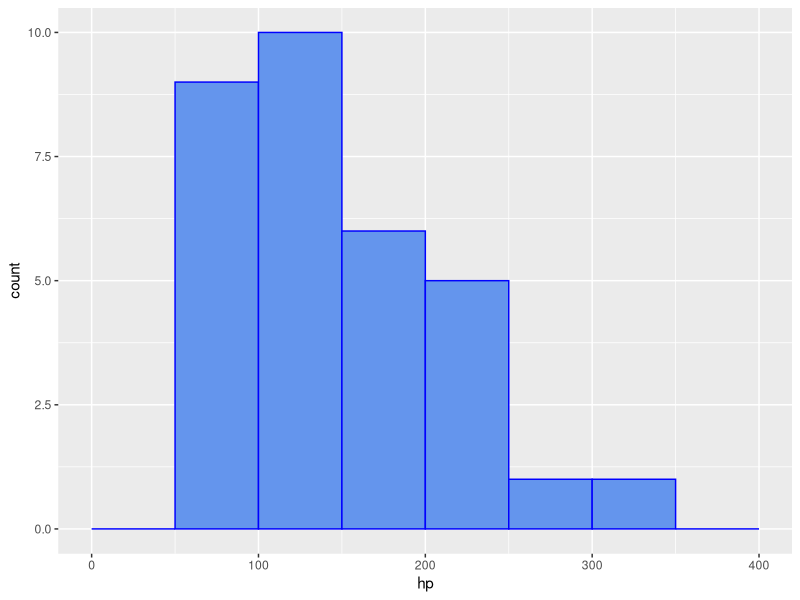
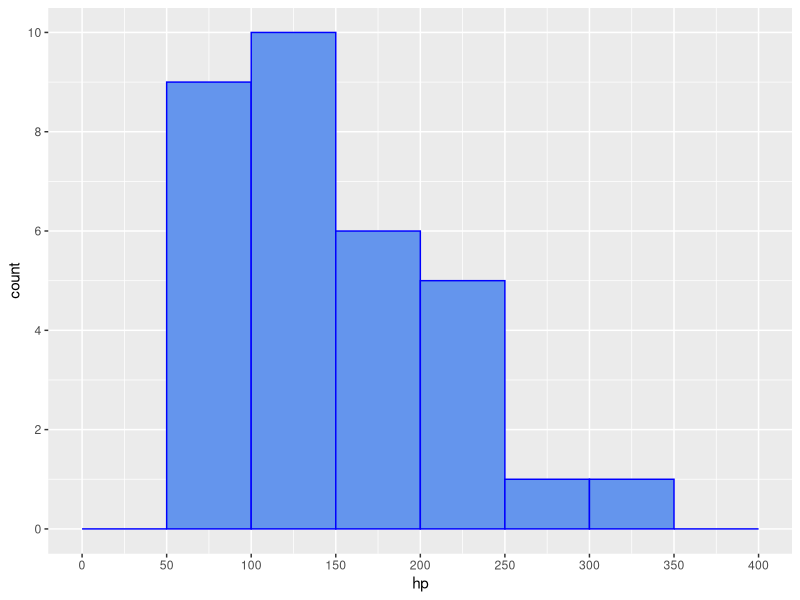
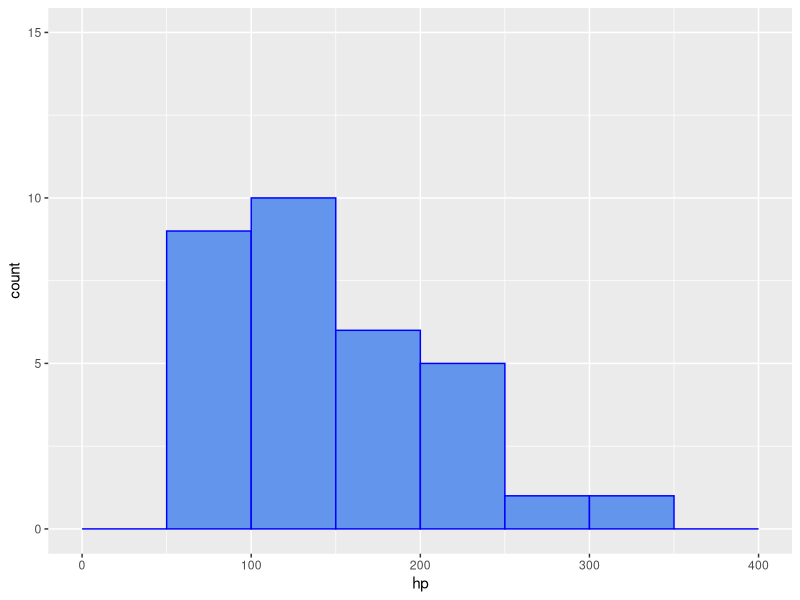
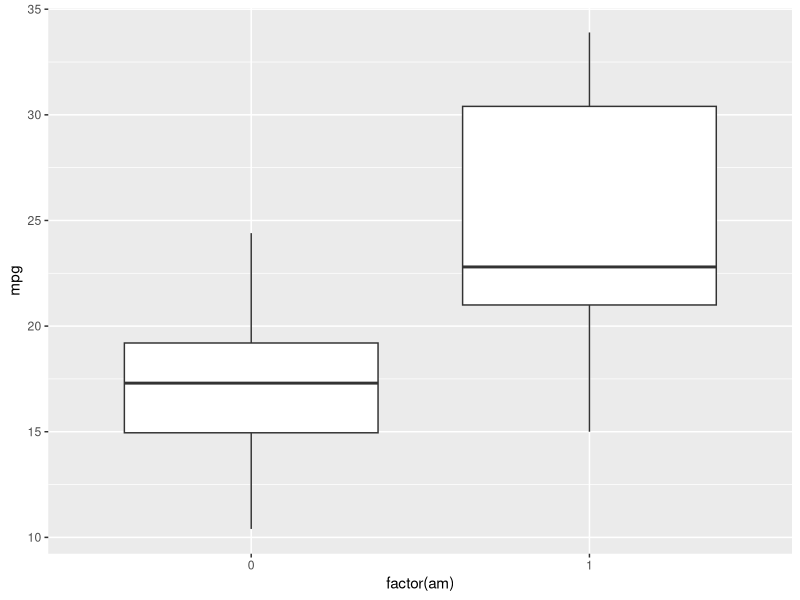
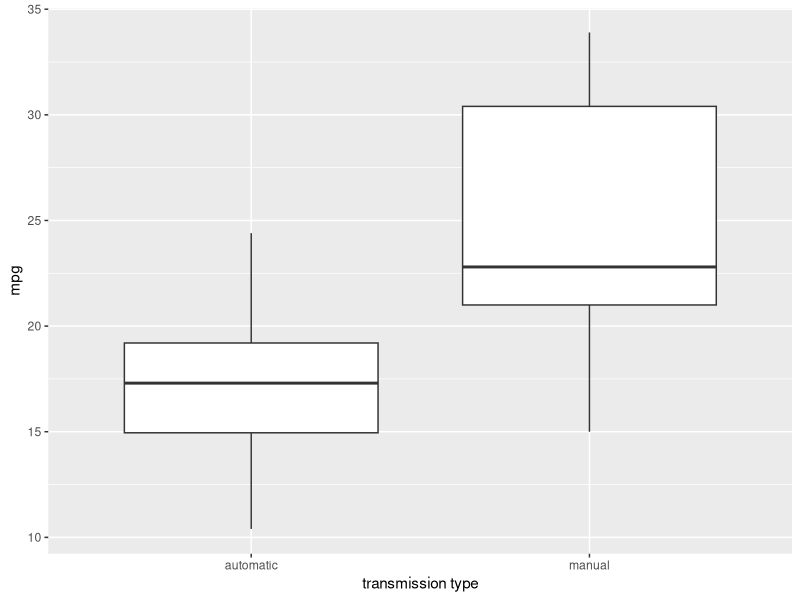

Write the R code that produced these figures, in order. (Note: this script raises an error after producing the figures.)
## ---- chunk 1
knitr::opts_chunk$set(echo = TRUE, error = TRUE)
## ---- chunk 2
library(tidyverse)
ggplot(mtcars, aes(x = hp)) +
  geom_histogram(breaks = seq(0, 400, 50),
                 color = "blue", fill = "cornflowerblue")
## ---- chunk 3
ggplot(mtcars, aes(x = hp)) +
  geom_histogram(breaks = seq(0, 400, 50),
                 color = "blue", fill = "cornflowerblue") +
  scale_x_continuous(breaks = seq(0, 400, 50)) +
  scale_y_continuous(breaks = seq(0, 10, 2))
## ---- chunk 4
ggplot(mtcars, aes(x = hp)) +
  geom_histogram(breaks = seq(0, 400, 50),
                 color = "blue", fill = "cornflowerblue") +
  scale_y_continuous(limits = c(0, 15))
## ---- chunk 5
ggplot(mtcars, aes(x = factor(am), y = mpg)) + 
  geom_boxplot()
## ---- chunk 6
ggplot(mtcars, aes(x = factor(am), y = mpg)) + 
  geom_boxplot() + 
  scale_x_discrete(name = "transmission type",
                   labels = c("0" = "automatic", "1" = "manual"))
## ---- chunk 7
#| warning: true
#| error: true
ggplot(mtcars, aes(x = factor(am), y = mpg)) + 
  geom_boxplot() + 
  scale_x_continuous(name = "transmission type",
                   labels = c("0" = "automatic", "1" = "manual"))
## ---- chunk 8
#| warning: true
#| error: true
ggplot(mtcars, aes(x = factor(am), y = mpg)) + 
  geom_boxplot() + 
  scale_y_discrete(limits = c(0, 40))

## ---- chunk 9
ggplot(mtcars, aes(x = wt, y = mpg, color = factor(am))) +
  geom_point() +
  scale_color_manual(values = c("#FF8146", "#009BFF"))
## ---- chunk 10
ggplot(mtcars, aes(x = wt, y = mpg, color = factor(am))) +
  geom_point() +
  scale_color_brewer(palette = "Set1")
## ---- chunk 11
library(ggthemes)
ggplot(mtcars, aes(x = wt, y = mpg, color = factor(am))) +
  geom_point() +
  scale_color_colorblind()
## ---- chunk 12
ggplot(mtcars, aes(x = wt, y = mpg,
                   color = factor(am))) +
  geom_point() +
  scale_fill_manual(values = c("orange", "black"))
## ---- chunk 13
ggplot(mtcars, aes(x = mpg, y = factor(gear))) +
  geom_boxplot() +
  coord_flip()
## ---- chunk 14
ggplot(mtcars, aes(x = mpg, y = factor(gear))) + geom_boxplot() + 
  scale_x_continuous(name = "Miles per gallon") + 
  coord_flip()
## ---- chunk 15
ggplot(mtcars, aes(x = factor(gear), y = mpg)) +
  geom_boxplot() +
  scale_y_continuous(name = "Miles per gallon")
